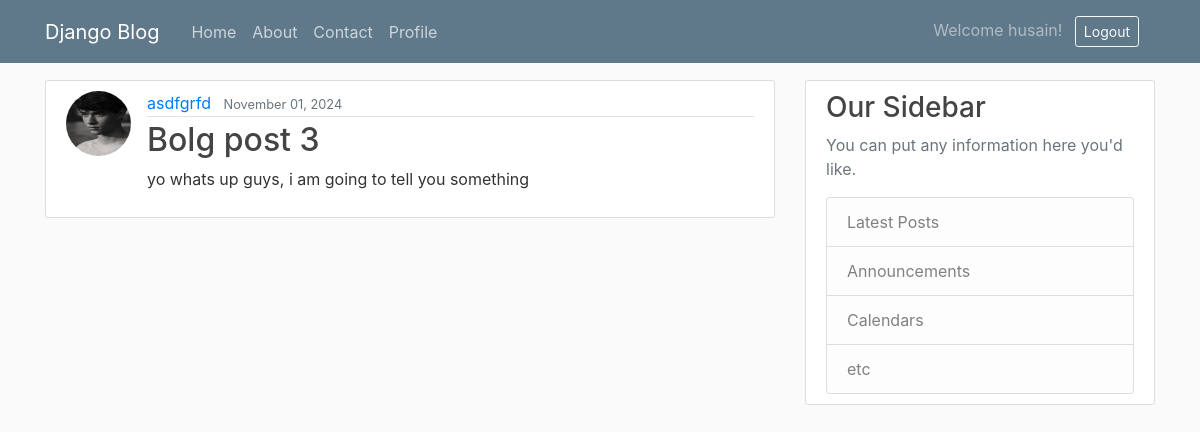
Page /post/4/ (signed in) on the earlier database version.
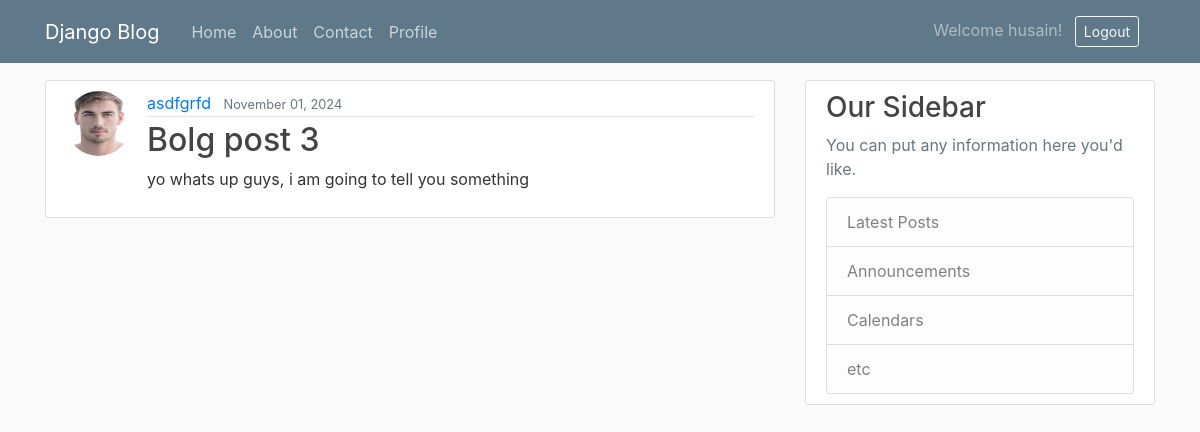
Same page on the later database version.
### blog/models.py (models this page shows, shortened)
class Post(models.Model):
    title= models.CharField(max_length=100)
    content= models.TextField()
    date=models.DateTimeField(default=timezone.now)
    author=models.ForeignKey(User,on_delete=models.CASCADE)

### users/models.py (models this page shows, shortened)
class Profile(models.Model):
    user = models.OneToOneField(User,on_delete=models.CASCADE)
    image = models.ImageField(default='default.jpg',upload_to='profile_pics')

### blog/views.py (the view)
# urls.py: path('post/<int:pk>/', PostDetailView.as_view(), name='post-detail'),
class PostDetailView(DetailView):
    model= Post

### blog/templates/blog/post_detail.html
{% extends "blog/base.html" %}
{% block content %}
<article class="media content-section">
    <img class="rounded-circle article-img" src="{{object.author.profile.image.url}}">
    <div class="media-body">
      <div class="article-metadata">
        <a class="mr-2" href="#">{{ object.author }}</a>
        <small class="text-muted">{{ object.date | date:"F d, Y"}}</small>
      </div>
      <h2  class="article-title" >{{ object.title }}</h2>
      <p class="article-content">{{ object.content }}</p>
    </div>
  </article>
{% endblock content %}

Differences in the rows shown:
changed through a linked row, Post "Bolg post 3": author.profile.image: a different picture
